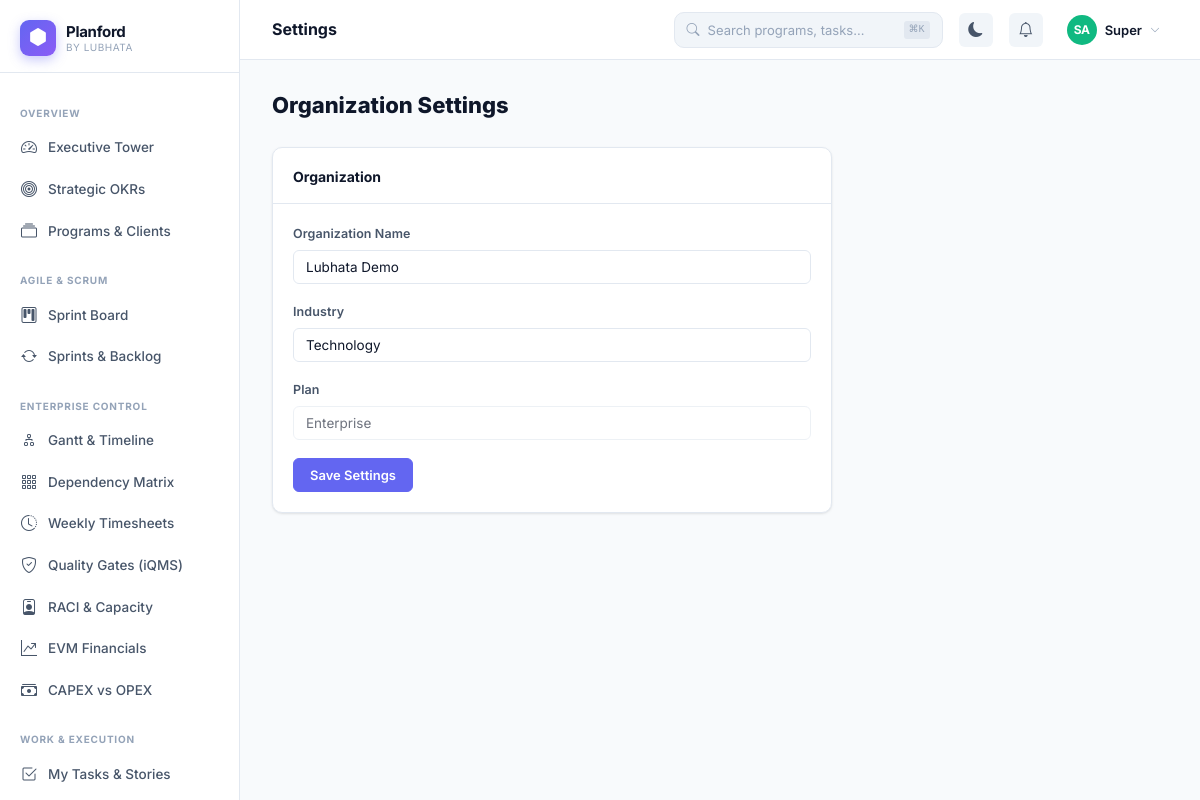
The app's page /admin/settings (signed in) with its own data.
### tables this page shows
CREATE TABLE `organizations` (
  `id` int unsigned NOT NULL AUTO_INCREMENT,
  `name` varchar(150) NOT NULL,
  `slug` varchar(100) NOT NULL,
  `logo` varchar(300) DEFAULT NULL,
  `industry` varchar(100) DEFAULT NULL,
  `plan` enum('community','cloud','enterprise') NOT NULL DEFAULT 'community',
  `is_active` tinyint(1) NOT NULL DEFAULT '1',
  `settings` json DEFAULT NULL,
  `created_at` datetime NOT NULL DEFAULT CURRENT_TIMESTAMP,
  `updated_at` datetime NOT NULL DEFAULT CURRENT_TIMESTAMP ON UPDATE CURRENT_TIMESTAMP,
  PRIMARY KEY (`id`),
  UNIQUE KEY `slug` (`slug`)
);

### src/Models/DB.php (called while the page is built, shortened)
<?php
class DB {
    private static ?DB $instance = null;
    private mysqli $conn;
    private function __construct() {
        $this->conn = new mysqli(DB_HOST, DB_USER, DB_PASS, DB_NAME, DB_PORT);
        $this->conn->set_charset('utf8mb4');
        $this->conn->query("SET time_zone = '+05:30'");
    }
    public static function get(): self {
        if (!self::$instance) self::$instance = new self();
        return self::$instance;
    }
    private function types(array $params): string {
        return implode('', array_map(fn($v) =>
            is_int($v) ? 'i' : (is_float($v) ? 'd' : 's'), $params));
    }
    public function query(string $sql, array $params = []): mysqli_result|bool {
        $stmt = $this->conn->prepare($sql);
        $stmt->bind_param($this->types($params), ...$params);
        $stmt->execute();
        $result = $stmt->get_result();
        return $result !== false ? $result : true;
    }
    public function fetchOne(string $sql, array $params = []): ?array {
        $r = $this->query($sql, $params);
        return $r->fetch_assoc() ?: null;
    }
}
function db(): DB { return DB::get(); }

### views/admin/settings.php (the view, shortened to what this page needs)
<?php
$db=db(); $orgId=authOrgId(); $org=$db->fetchOne("SELECT * FROM organizations WHERE id=?",[$orgId]);
?>
<div style="max-width:560px">
  <h1 style="font-size:22px;font-weight:800;margin-bottom:24px">Organization Settings</h1>
  <div class="pf-card">
    <div class="pf-card-header"><div class="pf-card-title">Organization</div></div>
    <div class="pf-card-body">
      <form method="POST">
        <div class="pf-form-group"><label class="pf-label">Organization Name</label><input type="text" name="org_name" class="pf-input" value="<?= e($org['name']) ?>"></div>
        <div class="pf-form-group"><label class="pf-label">Industry</label><input type="text" name="industry" class="pf-input" value="<?= e($org['industry']??'') ?>"></div>
        <div class="pf-form-group"><label class="pf-label">Plan</label><input type="text" class="pf-input" value="<?= ucfirst($org['plan']) ?>" disabled style="opacity:.6"></div>
        <button type="submit" class="btn btn-primary">Save Settings</button>
      </form>
    </div>
  </div>
</div>
<?php $content=ob_get_clean(); require VIEW_PATH.'layouts/app.php';

### index.php (shortened to what this page needs)
<?php
require_once __DIR__ . '/src/Models/DB.php';
require_once __DIR__ . '/src/Helpers/helpers.php';
$uri    = parse_url($_SERVER['REQUEST_URI'], PHP_URL_PATH);
$base   = parse_url(APP_URL, PHP_URL_PATH);
$path   = '/' . trim(substr($uri, strlen($base)), '/');
foreach ($routes as $route => [$view, $roles]) {
    if ($path === $route || $path === $route . '/') {
        require VIEW_PATH . str_replace('/', DIRECTORY_SEPARATOR, $view) . '.php';
        break;
    }
}

### assets/css/planford.css (style rules this page uses)
:root { --pf-indigo: #6366f1; --pf-violet: #8b5cf6; --pf-pink: #ec4899; --pf-cyan: #06b6d4; --pf-green: #22c55e; --pf-amber: #f59e0b; --pf-red: #ef4444; --pf-blue: #3b82f6; --pf-teal: #14b8a6; --pf-orange: #f97316; --pf-bg: #f8fafc; --pf-surface: #ffffff; --pf-surface2: #f1f5f9; --pf-border: #e2e8f0; --pf-text: #0f172a; --pf-text-2: #475569; --pf-text-3: #94a3b8; --pf-sidebar-w: 240px; --pf-header-h: 60px; --pf-radius: 10px; --pf-radius-sm: 6px; --pf-radius-lg: 16px; --pf-shadow: 0 1px 3px rgba(0,0,0,.08), 0 1px 2px rgba(0,0,0,.04); --pf-shadow-md: 0 4px 12px rgba(0,0,0,.1); --pf-shadow-lg: 0 12px 32px rgba(0,0,0,.12); --pf-transition: all .2s cubic-bezier(.4,0,.2,1); --pf-font: 'Inter', -apple-system, BlinkMacSystemFont, 'Segoe UI', sans-serif; }
*, *::before, *::after { box-sizing: border-box; margin: 0; padding: 0; }
html { font-size: 14px; scroll-behavior: smooth; }
body { font-family: var(--pf-font); background: var(--pf-bg); color: var(--pf-text); line-height: 1.6; -webkit-font-smoothing: antialiased; min-height: 100vh; }
input, textarea, select, button { font-family: inherit; font-size: inherit; }
.pf-card { background: var(--pf-surface); border: 1px solid var(--pf-border); border-radius: var(--pf-radius); box-shadow: var(--pf-shadow); overflow: hidden; }
.pf-card-header { padding: 18px 20px 14px; border-bottom: 1px solid var(--pf-border); display: flex; align-items: center; justify-content: space-between; gap: 12px; }
.pf-card-title { font-size: 14px; font-weight: 700; color: var(--pf-text); }
.pf-card-body { padding: 20px; }
.btn { display: inline-flex; align-items: center; gap: 6px; padding: 7px 16px; border-radius: var(--pf-radius-sm); font-size: 13px; font-weight: 600; border: 1px solid transparent; cursor: pointer; transition: var(--pf-transition); text-decoration: none; white-space: nowrap; line-height: 1.4; }
.btn-primary { background: var(--pf-indigo); color: #fff; border-color: var(--pf-indigo); }
.pf-form-group { margin-bottom: 18px; }
.pf-label { display: block; font-size: 12.5px; font-weight: 600; color: var(--pf-text-2); margin-bottom: 6px; letter-spacing: .1px; }
.pf-input, .pf-select, .pf-textarea { width: 100%; padding: 8px 12px; background: var(--pf-surface); border: 1px solid var(--pf-border); border-radius: var(--pf-radius-sm); color: var(--pf-text); font-size: 13.5px; transition: var(--pf-transition); outline: none; }
.pf-input::placeholder, .pf-textarea::placeholder { color: var(--pf-text-3); }

### records on screen
organizations: org_name "Lubhata Demo", industry "Technology", plan "Enterprise"
